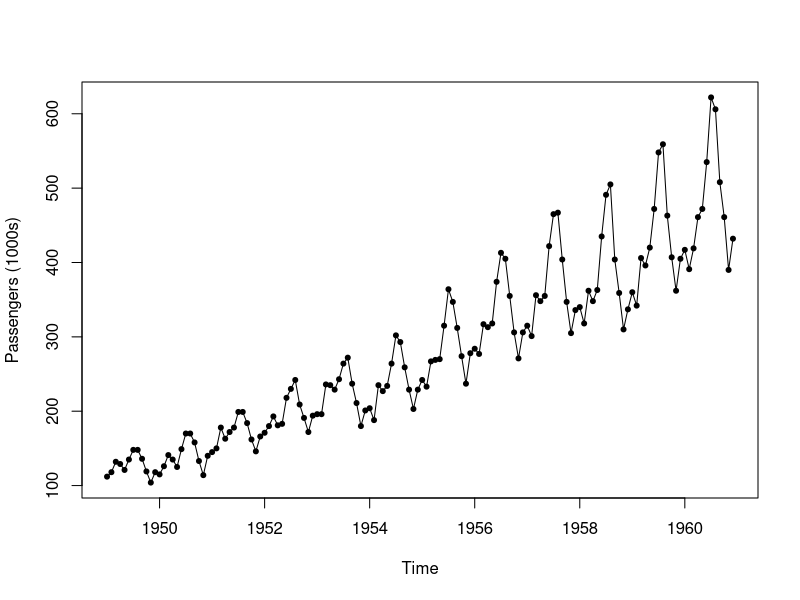
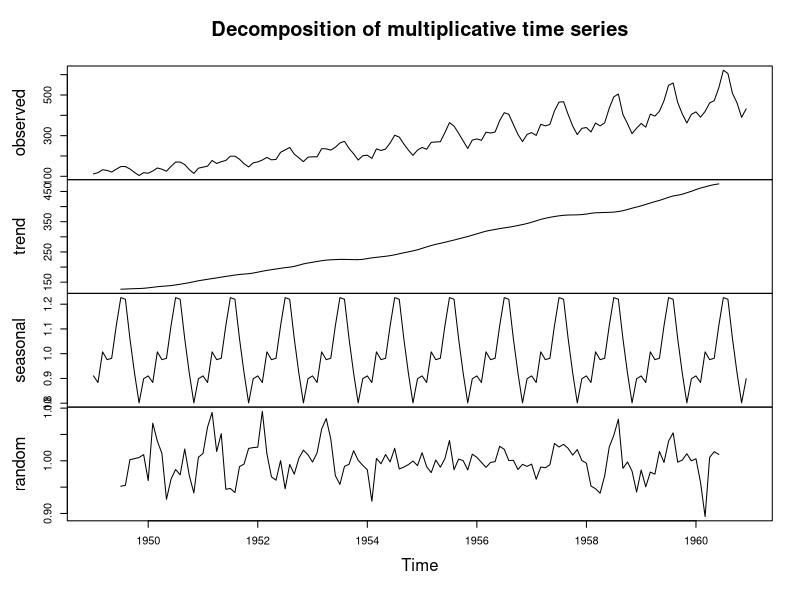
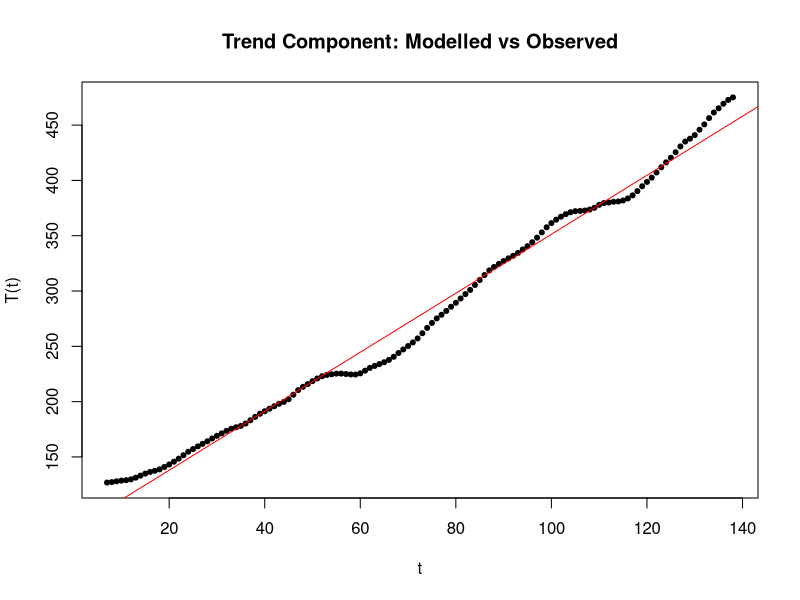
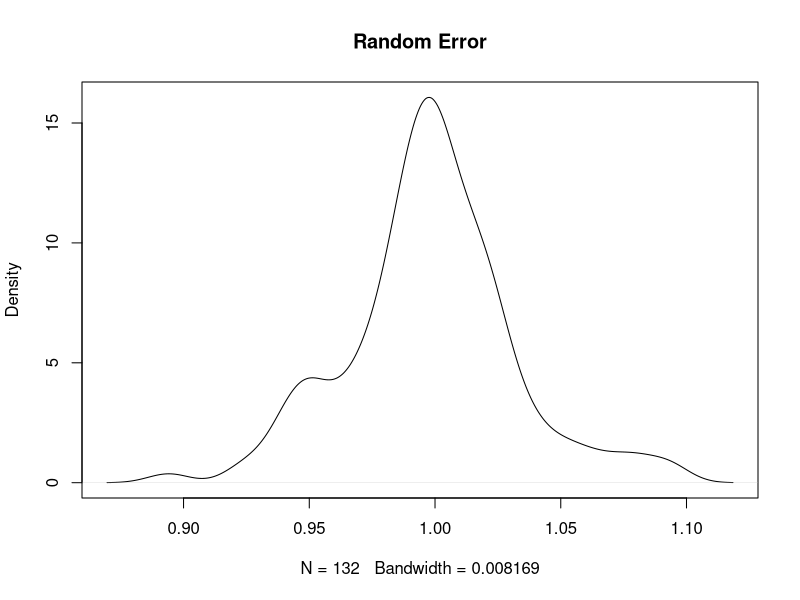
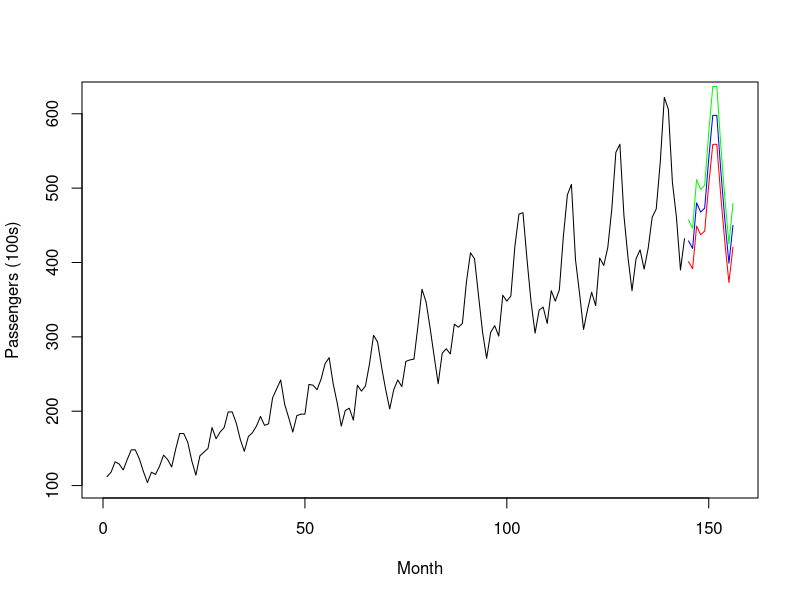
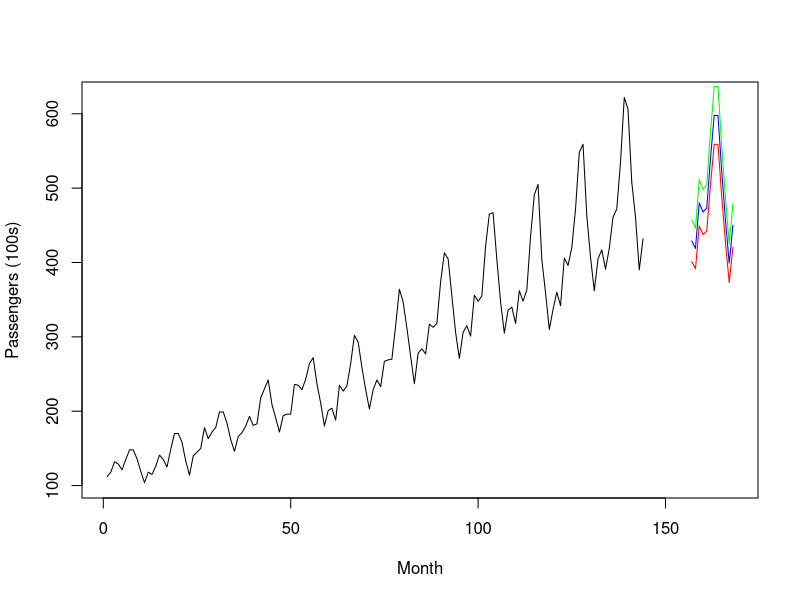

R code for these plots, in order:
## ---- chunk 1
data("AirPassengers")
AirPass <- AirPassengers

# TIME SERIES PLOT OF AIRPASSENGERS DATASET
plot(AirPass, ylab="Passengers (1000s)", type="o", pch =20)

# INFERENCE - Seasonality AirPasspears to increase with the general trend suggesting a multiplicative model rather than an additive model.

# DECOMPOSING THE DATA AND PLOT
AirPass.decompM <- decompose(AirPass, type = "multiplicative")
plot(AirPass.decompM)

# MODEL FITTING
# TREND COMPONENT - Inspecting the trend component in the decomposition plot suggests that the relationship is linear, thus fitting a linear model.
t <- seq(1, 144, 1)
modelTrend <- lm(formula = AirPass.decompM$trend ~ t)
predT <- predict.lm(modelTrend, newdata = data.frame(t))

plot(AirPass.decompM$trend[7:138] ~ t[7:138], ylab="T(t)", xlab="t",
     type="p", pch=20, main = "Trend Component: Modelled vs Observed")
lines(predT, col="red")

summary(modelTrend)

#Therefore, the relationship between trend and time can be expressed as:
#T(t)=2.667t+84.648T(t)=2.667t+84.648
#And so for 1961 (time 145 to 156 inc.), the trend component (T) is:

Data1961 <- data.frame("T" = 2.667*seq(145, 156, 1) + 84.648, S=rep(0,12), e=rep(0,12),
                       row.names = c("Jan", "Feb", "Mar", "AirPassr", "May", "Jun", "Jul", "Aug", "Sep", "Oct", "Nov", "Dec"))
Data1961

# And so for 1962 (time 157 to 168 inc.), the trend component (T) is:
Data1962 <- data.frame("T" = 2.667*seq(157, 168, 1) + 84.648, S=rep(0,12), e=rep(0,12),
                       row.names = c("Jan", "Feb", "Mar", "AirPassr", "May", "Jun", "Jul", "Aug", "Sep", "Oct", "Nov", "Dec"))
Data1962

#SEASONAL COMPONENT -Inspecting the seasonal (S) component of the decomposition reveals:

AirPass.decompM$seasonal

#Thus the seasonal (S) component to the new 1961 and 1962 dataset is:

Data1961$S <- unique(AirPass.decompM$seasonal)
Data1961

Data1962$S <- unique(AirPass.decompM$seasonal)
Data1962

#Random Error Component
#Ploting the density estimation of the random error (e) component of the decomposition shows an AirPassproximate normal distribution:

plot(density(AirPass.decompM$random[7:138]),
             main="Random Error") #Values 1:6 & 139:44 are NA

#BootstrAirPassping the mean statistic of the random error would produce an accurate AirPassproximation of the population mean of the randon error. However, I believe this is too costly for the reward it gives and thus I shall assume the population mean of the random error is:

mean(AirPass.decompM$random[7:138])
## [1] 0.9982357
#which is 1.

#Thus the decomposed dataset for 1961 and 1962 is:

Data1961$e <- 1
Data1961

Data1962$e <- 1
Data1962

#Predictions (1961)
#For my 1961 3-point estimates for each month, I assume that all variation is due to the random error (for simplicity) and so taking the standard deviation of the random error distribution gives:

sd_error <- sd(AirPass.decompM$random[7:138])
sd_error

#And so the 3-point esitmates (Realistic, Optimistic, Pessimistic) for the predictions is simply the expected prediction (T???S???eT???S???e), and 95% CI interval either way using the standard deviation of the random error (95% CI = 1.95???sd1.95???sd).

Data1961$R <- Data1961$T * Data1961$S * Data1961$e                  #Realistic Estimation
Data1961$O <- Data1961$T * Data1961$S * (Data1961$e+1.95*sd_error)  #Optimistic Estimation
Data1961$P <- Data1961$T * Data1961$S * (Data1961$e-1.95*sd_error)  #Pessimistic Estimation
Data1961

#GrAirPasshically:

xr = c(1,156)
plot(AirPass.decompM$x, xlim=xr, ylab = "Passengers (100s)", xlab = "Month")
lines(data.frame(AirPass.decompM$x))
lines(Data1961$R, x=seq(145,156,1), col="blue")
lines(Data1961$O, x=seq(145,156,1), col="green")
lines(Data1961$P, x=seq(145,156,1), col="red")

#Predictions (1962)
#For my 1962 3-point estimates for each month, I assume that all variation is due to the random error (for simplicity) and so taking the standard deviation of the random error distribution gives:

sd_error <- sd(AirPass.decompM$random[7:138])
sd_error

#And so the 3-point esitmates (Realistic, Optimistic, Pessimistic) for the predictions is simply the expected prediction (T???S???eT???S???e), and 95% CI interval either way using the standard deviation of the random error (95% CI = 1.95???sd1.95???sd).

Data1962$R <- Data1962$T * Data1962$S * Data1962$e                  #Realistic Estimation
Data1962$O <- Data1962$T * Data1962$S * (Data1962$e+1.95*sd_error)  #Optimistic Estimation
Data1962$P <- Data1962$T * Data1962$S * (Data1962$e-1.95*sd_error)  #Pessimistic Estimation
Data1962

#GrAirPasshically:

xr = c(1,168)
plot(AirPass.decompM$x, xlim=xr, ylab = "Passengers (100s)", xlab = "Month")
lines(data.frame(AirPass.decompM$x))
lines(Data1961$R, x=seq(157,168,1), col="blue")
lines(Data1961$O, x=seq(157,168,1), col="green")
lines(Data1961$P, x=seq(157,168,1), col="red")
